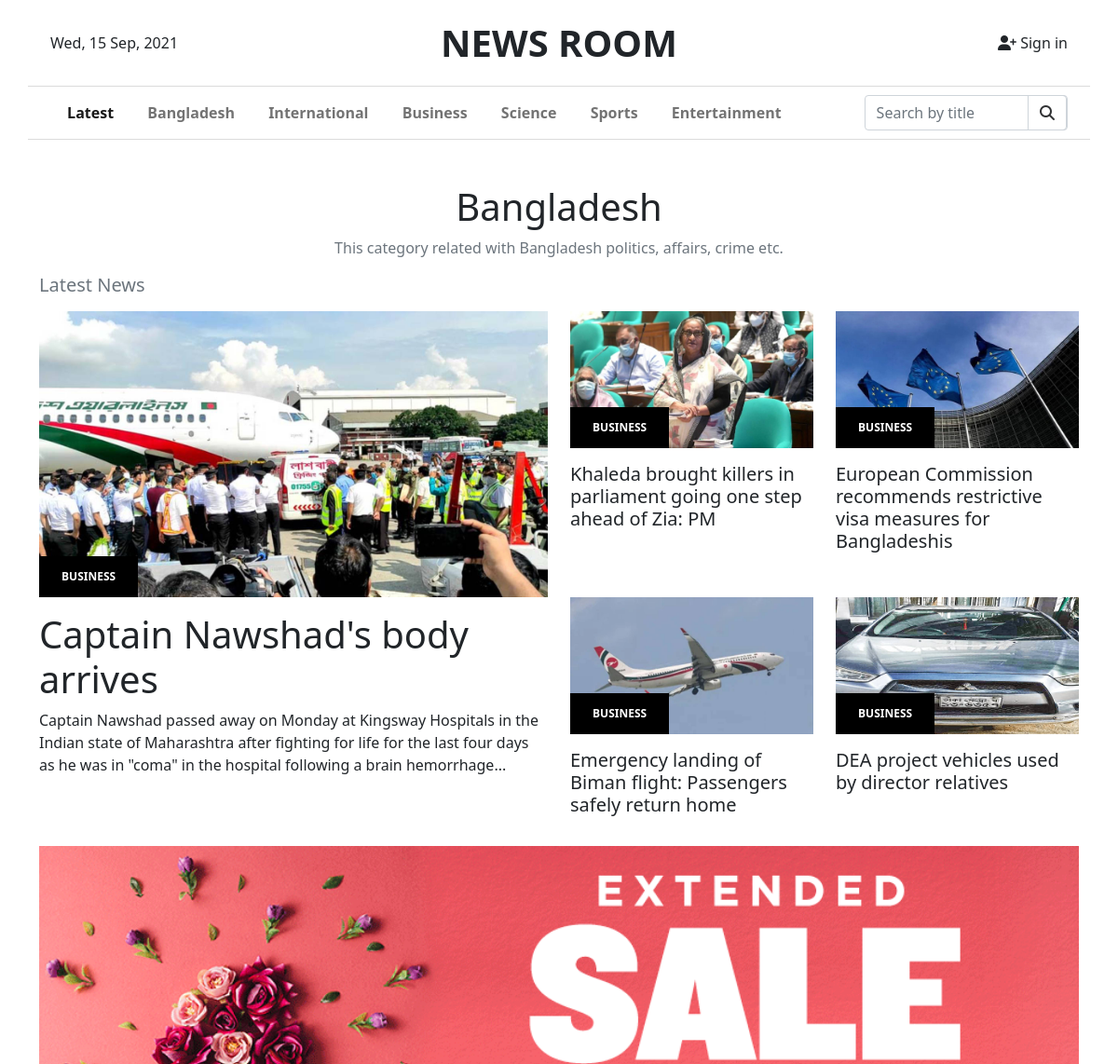
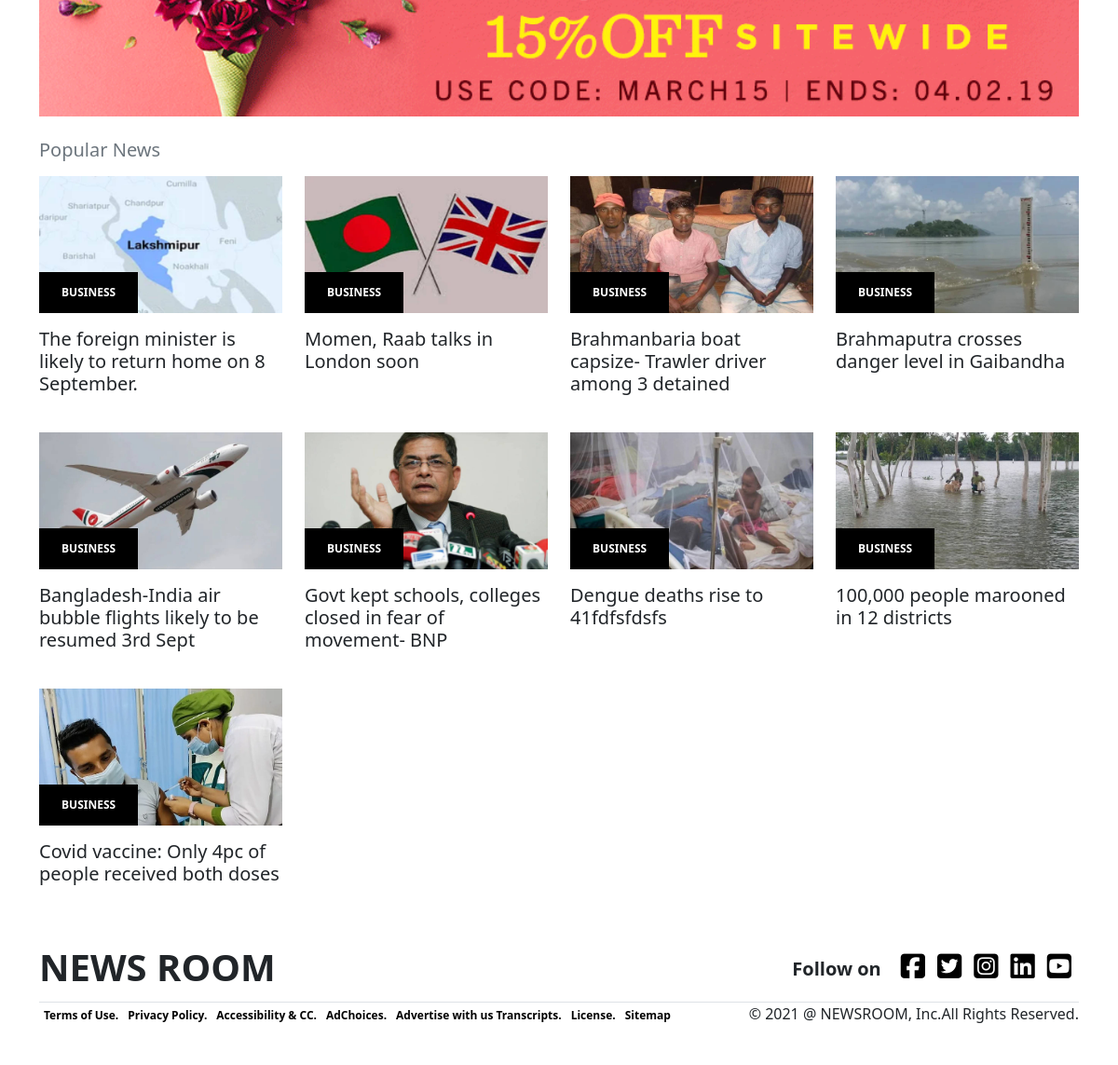
/page.php?cat_link=1, run on the app's committed database (2 pictures, top to bottom).
### tables this page shows
CREATE TABLE `mycategory` (
  `id` int(11) NOT NULL,
  `cat_name` varchar(30) NOT NULL,
  `cat_detail` varchar(300) DEFAULT NULL,
  `is_active` int(1) DEFAULT NULL,
  `created_date` timestamp NOT NULL DEFAULT current_timestamp(),
  `updated_date` timestamp NULL DEFAULT NULL ON UPDATE current_timestamp()
);

CREATE TABLE `mypost` (
  `id` int(11) NOT NULL,
  `post_title` varchar(300) NOT NULL,
  `post_excerpt` varchar(255) DEFAULT NULL,
  `cat_id` int(11) DEFAULT NULL,
  `post_details` longtext NOT NULL,
  `post_pic` varchar(250) NOT NULL,
  `reporter_id` varchar(11) DEFAULT NULL,
  `post_date` timestamp NOT NULL DEFAULT current_timestamp(),
  `updated_at` timestamp NULL DEFAULT NULL ON UPDATE current_timestamp()
);

CREATE TABLE `myad` (
  `id` int(11) NOT NULL,
  `ad_pic` varchar(250) NOT NULL,
  `ad_pic_oriantation` varchar(20) NOT NULL,
  `ad_url` varchar(200) DEFAULT NULL,
  `ad_provider_name` varchar(30) NOT NULL,
  `ad_provider_address` varchar(200) NOT NULL,
  `ad_provider_phone` varchar(14) NOT NULL,
  `ad_post_date` timestamp NOT NULL DEFAULT current_timestamp(),
  `ad_updated_at` timestamp NULL DEFAULT NULL ON UPDATE current_timestamp()
);

CREATE TABLE `mysocial_link` (
  `id` int(2) NOT NULL,
  `link_icon` varchar(20) NOT NULL,
  `link_name` varchar(15) NOT NULL,
  `link_url` varchar(150) NOT NULL,
  `is_active` int(1) NOT NULL,
  `created_date` timestamp NOT NULL DEFAULT current_timestamp(),
  `updated_at` timestamp NULL DEFAULT NULL ON UPDATE current_timestamp()
);

### page.php (the view, shortened to what this page needs)
<?php include_once('includes/header.php');?>
<?php
  if (!empty($_GET['cat_link'])) {
    $cid=$_GET['cat_link'];
    $csql="SELECT cat_name, cat_detail FROM mycategory WHERE id=$cid";
    $cresult=$db_config->query($csql);
    $cdata=$cresult->fetch_object();
    $cat_name=$cdata->cat_name;
    $cat_detail=$cdata->cat_detail;
  }
?>
  <main class="container">
    <div class="row">
      <div class="col-sm-12">
        <div class="text-center">
          <h1 class="text-center mt-5">
            <?php echo $cat_name;?>
          </h1>
          <p class="text-secondary fs-15">
            <?php echo $cat_detail;?>
          </p>
        </div>
        <h5 class="text-muted font-weight-medium mb-3">Latest News</h5>
      </div>
    </div>
    <div class="row">
      <div class="col-lg-6  mb-3 mb-sm-2">
        <?php
          $sql="SELECT id, post_title, post_excerpt, post_pic, post_date, updated_at FROM mypost WHERE cat_id=$cid ORDER BY id DESC";
          $result=$db_config->query($sql);
          $data=$result->fetch_object();
        ?>
        <a href="news.php?news-id=<?php echo $data->id ?>" class="text-decoration-none text-dark">
        <div class="position-relative image-hover img-figure">
          <img
            src="post_images/<?php echo $data->post_pic; ?>"
            class="img-fluid img-ql"
            alt="News Image"
          />
          <span class="thumb-title">BUSINESS</span>
        </div>
          <h1 class="font-weight-600 mt-3">
            <?php echo $data->post_title; ?>
          </h1>
        <p class="fs-15 font-weight-normal">
          <?php echo substr($data-> post_excerpt,0,230).".."; ?>
        </p>
        </a>
      </div>
      <div class="col-lg-6  mb-3 mb-sm-2">
        <div class="row row-cols-1 row-cols-sm-2 g-4">
          <?php
            $sql="SELECT id, post_title, post_excerpt, post_pic, post_date, updated_at FROM mypost WHERE cat_id=$cid ORDER BY id DESC LIMIT 1,4";
            $result=$db_config->query($sql);
            while ($data=$result->fetch_object()) {
          ?>
          <div class="col mb-sm-2">
            <a href="news.php?news-id=<?php echo $data->id ?>" class="text-decoration-none text-dark">
              <div class="position-relative image-hover img-figure">
                <img
                  src="post_images/<?php echo $data->post_pic; ?>"
                  class="img-fluid img-ql"
                  alt="world-news"
                />
                <span class="thumb-title">BUSINESS</span>
              </div>
                <h5 class="font-weight-600 mt-3">
                  <?php echo $data->post_title; ?>
                </h5>
            </a>
          </div>
          <?php } ?>
        </div>
      </div>
    </div>
    <?php
        $sql="SELECT ad_pic, ad_url FROM myad WHERE ad_pic_oriantation='landscape' ORDER BY id DESC LIMIT 2,1";
        $result=$db_config->query($sql);
        if ($result->num_rows >0) {
          $data=$result->fetch_object();
        echo "<div class='col text-center mb-4'>
          <a href='$data->ad_url' target='_blank'>
            <img src='ad_pic/$data->ad_pic' alt='Advertisement' class='img-fluid w-100'>
          </a>
        </div>";
        }
      ?>
    <div class="row mt-3">
      <div class="col-sm-12">
        <h5 class="text-muted font-weight-medium mb-3">Popular News</h5>
      </div>
    </div>
    <div class="row row-cols-1 row-cols-sm-2 row-cols-md-3 row-cols-lg-4 g-4">
      <?php
        $sql="SELECT id, post_title, post_details, post_pic, post_date, updated_at FROM mypost WHERE cat_id=$cid ORDER BY id DESC LIMIT 5,16";
        $result=$db_config->query($sql);
        while ($data=$result->fetch_object()) {
      ?>
        <div class="col mb-5 mb-sm-2">
          <a href="news.php?news-id=<?php echo $data->id ?>" class="text-decoration-none text-dark">
            <div class="position-relative image-hover img-figure">
              <img
                src="post_images/<?php echo $data->post_pic; ?>"
                class="img-fluid img-ql"
                alt="world-news"
              />
              <span class="thumb-title">BUSINESS</span>
            </div>
              <h5 class="font-weight-600 mt-3">
                <?php echo $data->post_title; ?>
              </h5>
          </a>
        </div>
      <?php } ?>
    </div>
  </main>
<?php include_once('includes/footer.php');?>

### includes/header.php (shortened to what this page needs)
<?php
  include_once('config.php');
  $sql="SELECT id, cat_name FROM mycategory WHERE is_active='1' LIMIT 6";
  $rows=$db_config->query($sql);
?>
<!DOCTYPE html>
<html lang="en">
<head>
    <link href="https://cdn.jsdelivr.net/npm/bootstrap@5.1.0/dist/css/bootstrap.min.css" rel="stylesheet">
    <link rel="stylesheet" href="style.css?v=<?php echo time();?>">
</head>
<body>
    <header>
      <nav class="topnav container">
          <div class="container">
              <div class="row py-3 d-lg-flex align-items-center d-none">
                <div class="col-3">
                  <?php
                    $mysqldate = date( 'D, d M, Y');
                    echo $mysqldate;
                  ?>
                </div>
                <div class="col-lg-6 text-center ">
                <a class="text-decoration-none text-dark fs-1 fw-bold" href="index.php">NEWS ROOM</a>
                </div>
                <div class="col-3 text-end">
                  <?php
                   if (!empty($_SESSION['email'])) { ?>
                     <ul class="navbar-nav ms-auto ms-md-0 me-3 me-lg-4">
                        <li class="dropdown">
                            <a class="nav-link dropdown-toggle text-decoration-none fs-5 text-dark" id="navbarDropdown" href="#" role="button" data-bs-toggle="dropdown" aria-expanded="false"><i class='fas fa-user-circle'></i></a>
                            <ul class="dropdown-menu dropdown-menu-end" aria-labelledby="navbarDropdown">
                                <li class="text-center"><a class="dropdown-item" href="#!"><?php echo $_SESSION['name']; ?></a></li>
                                <li><hr class="dropdown-divider" /></li>
                                <li><a class="dropdown-item" href="includes/validation.php?logout=yes"><i class="fas fa-sign-out-alt"></i> Logout</a></li>
                            </ul>
                        </li>
                    </ul>
                  <?php
                   }else {
                     echo "<a href='sign_in.php' class='text-decoration-none text-dark'>
                            <i class='fas fa-user-plus'></i> Sign in
                          </a>";
                   }
                  ?>
                </div>
              </div>
            </div>
      </nav>
      <nav class="container navbar navbar-expand-lg navbar-light bg-white navborder" id="sticky-nav">
        <div class="container-fluid">
          <div class="collapse navbar-collapse" id="navbarTogglerDemo03">
            <ul class="navbar-nav me-auto mb-2 mb-lg-0 navbar-nav-scroll">
              <li class="nav-item">
                <a class="nav-link active" aria-current="page" href="index.php">Latest</a>
              </li>
              <?php
              while ($link=$rows->fetch_object()) {
              echo"<li class='nav-item'>
                    <a class='nav-link' href='page.php?cat_link=$link->id'>$link->cat_name</a>
                  </li>";
              }
              ?>
            </ul>
            <form class="d-flex foms" action="search.php" method="post">
              <input class="form-control sinput" type="search" name="search_val" placeholder="Search by title" aria-label="Search">
              <button class="btn btn-outline-success search-btn rounded-0 rounded-end" name="search" type="submit"><i class="fas fa-search"></i></button>
            </form>
          </div>
        </div>
      </nav>
    </header>

### includes/footer.php (shortened to what this page needs)
<footer class="my-5 container">
      <div class="row">
        <div class="col-sm-12">
          <div class="d-flex justify-content-between">
            <h1 class="footer-logo fw-bold">NEWS ROOM</h1>
            <div class="d-flex justify-content-end footer-social align-items-center">
              <h5 class="fw-bold me-3 d-none d-lg-flex">Follow on</h5>
              <ul class="d-flex list-unstyled social">
                <?php
                  $sql="SELECT link_icon, link_url FROM mysocial_link WHERE is_active='1'";
                  $result=$db_config->query($sql);
                  while ($data=$result->fetch_object()) {
                ?>
                <li>
                  <a href="<?php echo $data->link_url; ?>" target="_blank" class="me-2">
                    <i class="fab <?php echo $data->link_icon; ?>"></i>
                  </a>
                </li>
                <?php } ?>
              </ul>
            </div>
          </div>
        </div>
      </div>
      <div class="row">
        <div class="col-sm-12">
          <div
            class="d-lg-flex justify-content-between align-items-center border-top"
          >
            <ul class="d-lg-flex footer-horizontal-menu list-unstyled">
              <li><a href="#">Terms of Use.</a></li>
              <li><a href="#">Privacy Policy.</a></li>
              <li><a href="#">Accessibility & CC.</a></li>
              <li><a href="#">AdChoices.</a></li>
              <li><a href="#">Advertise with us Transcripts.</a></li>
              <li><a href="#">License.</a></li>
              <li><a href="#">Sitemap</a></li>
            </ul>
            <p class="font-weight-medium">
              © 2021 <a href="https://www.bootstrapdash.com/" target="_blank" class="text-dark text-decoration-none">@ NEWSROOM</a>, Inc.All Rights Reserved.
            </p>
          </div>
        </div>
      </div>
    </footer>
</body>
</html>

### style.css (style rules this page uses)
* { padding: 0; margin: 0; }
.topnav { border-bottom: 1px solid #dbdbdb; }
.navborder { border-bottom: 1px solid #dbdbdb; font-size: 16px; font-weight: 700; }
.image-hover { overflow: hidden; }
.image-hover img { transition: transform 0.4s; }
.thumb-title { padding: 14px 24px; background: #000; font-size: 12px; font-weight: bold; font-stretch: normal; font-style: normal; line-height: 1.33; letter-spacing: normal; color: #ffffff; position: absolute; bottom: 0; left: 0; }
.social li a { text-decoration: none; font-size: 30px; padding-left: 5px; color: black; }
.footer-horizontal-menu li a { text-decoration: none; color: black; padding: 5px; font-size: 12px; font-weight: 600; }
@media (min-width: 1200px) { .nav-item a:before { content: "["; padding-right: .3rem; display: inline-block; opacity: 0; -webkit-transform: translateX(20px); -moz-transform: translateX(20px); transform: translateX(20px); -webkit-transition: -webkit-transform 0.3s, opacity 0.2s; -moz-transition: -moz-transform 0.3s, opacity 0.2s; transition: transform 0.3s, opacity 0.2s; } }
@media (min-width: 1200px) { .nav-item a:after { content: "]"; display: inline-block; padding-left: .3rem; opacity: 0; -webkit-transition: -webkit-transform 0.3s, opacity 0.2s; -moz-transition: -moz-transform 0.3s, opacity 0.2s; transition: transform 0.3s, opacity 0.2s; -webkit-transform: translateX(-20px); -moz-transform: translateX(-20px); transform: translateX(-20px); } }
.sinput { position: relative; padding-right: 45px; }
@media (min-width: 978px) { .foms { width: 20%; } }
.search-btn { position: absolute; right: 25px; color: #323335; border: 1px solid #ced4da;; }
.img-figure { display: block; width: 99.99%; position: relative; height: 0; padding: 56.25% 0 0 0; overflow: hidden; background-color: #000; }
.img-ql { position: absolute; display: block; max-width: 100%; max-height: 100%; left: 0; right: 0; top: 0; bottom: 0; margin: auto; }

### data on the page
mycategory: cat_name "Bangladesh", cat_detail "This category related with Bangladesh politics, affairs, crime etc."
mycategory: cat_name "International"
mycategory: cat_name "Business"
mycategory: cat_name "Science"
mycategory: cat_name "Sports"
mycategory: cat_name "Entertainment"
mypost: post_pic (picture), post_title "Captain Nawshad's body arrives", post_excerpt "Captain Nawshad passed away on Monday at Kingsway Hospitals in the Indian state of Maharashtra after fighting for life for the last four days as he was in \"coma\" in the hospital following a brain hemorrhage."
mypost: post_pic (picture), post_title "Khaleda brought killers in parliament going one step ahead of Zia: PM"
mypost: post_pic (picture), post_title "European Commission recommends restrictive visa measures for Bangladeshis"
mypost: post_pic (picture), post_title "Emergency landing of Biman flight: Passengers safely return home"
mypost: post_pic (picture), post_title "DEA project vehicles used by director relatives"
myad: ad_pic (picture)
mypost: post_pic (picture), post_title "The foreign minister is likely to return home on 8 September."
mypost: post_pic (picture), post_title "Momen, Raab talks in London soon"
mypost: post_pic (picture), post_title "Brahmanbaria boat capsize- Trawler driver among 3 detained"
mypost: post_pic (picture), post_title "Brahmaputra crosses danger level in Gaibandha"
mypost: post_pic (picture), post_title "Bangladesh-India air bubble flights likely to be resumed 3rd Sept"
mypost: post_pic (picture), post_title "Govt kept schools, colleges closed in fear of movement- BNP"
mypost: post_pic (picture), post_title "Dengue deaths rise to 41fdfsfdsfs"
mypost: post_pic (picture), post_title "100,000 people marooned in 12 districts"
mypost: post_pic (picture), post_title "Covid vaccine: Only 4pc of people received both doses"
